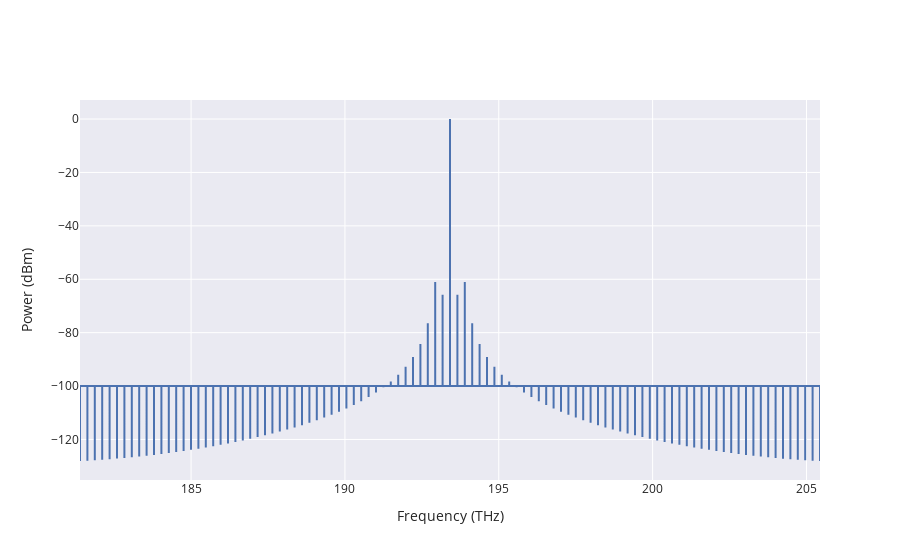

Notebook source saved alongside this figure:
### Code cell
ind=738
solverp1.PlotCombSpectra(ind).show()

### Figure 1 — Plotly figure (JSON) as saved in the notebook; plotly's stock layout.template omitted (floating-point values rounded to 4 significant figures; data arrays with more than 128 entries replaced by an {"elided": "..."} marker saying what was removed)
{"data": [{"name": "Waveguide", "type": "scatter", "uid": "596531bd-1ba7-4a33-98d2-88e13c356f64", "x": {"elided": "303 float values"}, "y": {"elided": "303 float values"}}], "layout": {"xaxis": {"title": {"text": "Frequency (THz)"}}, "yaxis": {"title": {"text": "Power (dBm)"}}}}
